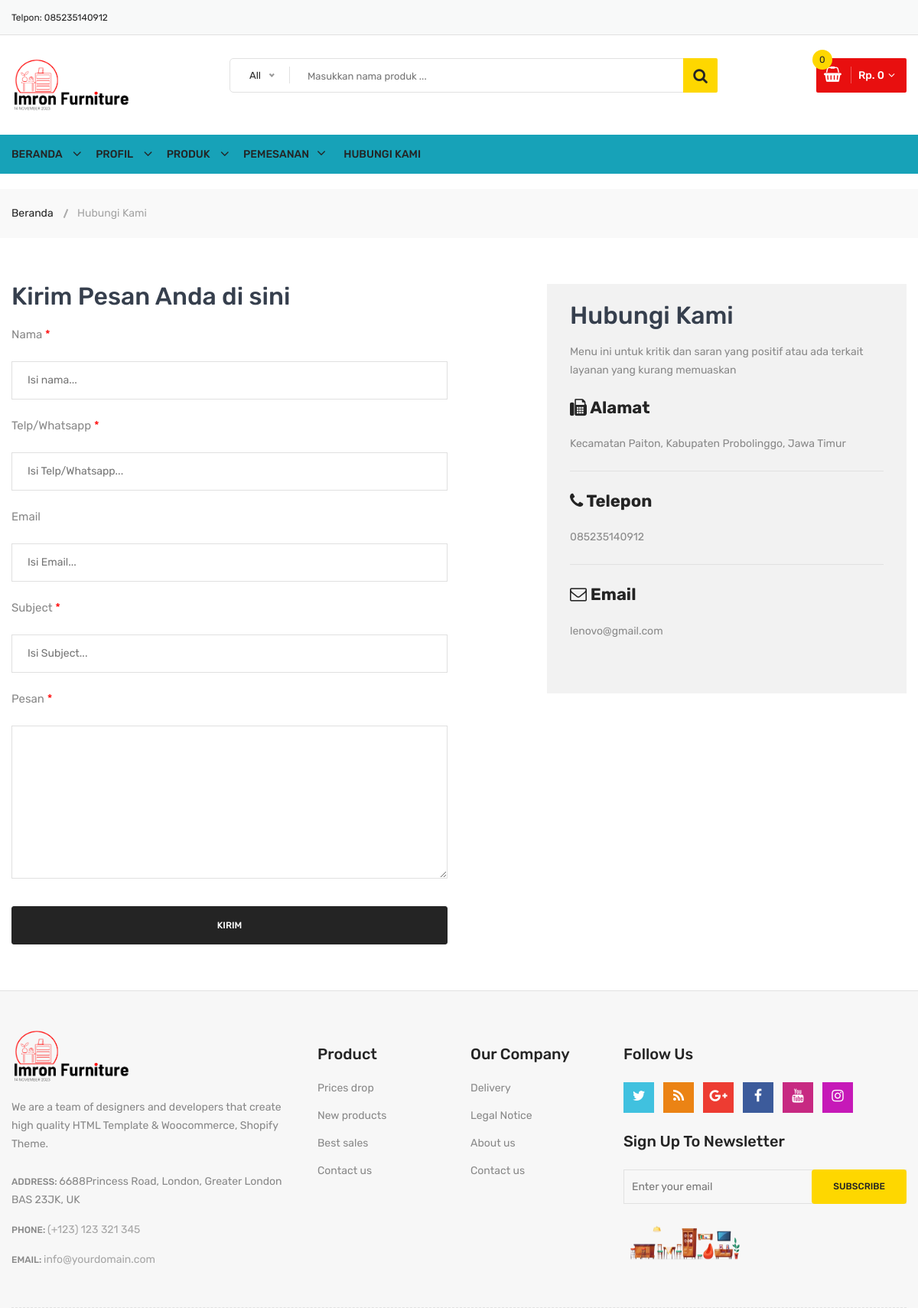
Screenshot of /hubungi-kami with the database file from the repository.
### imron/models.py (models this page shows)
class Statis(models.Model):
    class Meta:
        verbose_name_plural ="Data Statis"
    alamat_kami = models.TextField(max_length=200, blank=False, null=True)
    telpon = models.CharField(max_length=200, blank=False, null=True)
    email = models.EmailField(max_length=200, blank=False, null=True)

### imron/views.py (the view, shortened to what this page needs)
# urls.py: path('hubungi-kami', views.KontakView.as_view(), name='kontak'),
class KontakView(View):
    def get(self, request):
        context = {
            'judul': 'Halaman Hubungi Kami',
        }
        return render(request, 'kontak.html', context)

### imron/models.py (called while the page is built)
    @property
    def setelah_diskon(self):
        if self.diskon == 0 :
            nilai_diskon = self.harga
        else:
            jml = self.diskon / 100
            nilai_diskon = self.harga - (jml * self.harga)
        return nilai_diskon

### imron/views.py (called while the page is built)
def kategoriberanda(request):
    kategori = Kategori.objects.filter(aktif=True).order_by('-id')
    return {'kategori': kategori}

def modalberita(request):
    modalproduk = Produk.objects.order_by('-id')
    return {'modalproduk': modalproduk}

def statisweb(request):
    statis = Statis.objects.get(id=1)
    return {'statis': statis}

### imroncart/keranjang.py (called while the page is built)
    def __len__(self):  # Menghitung quantity
        return sum(item['quantity'] for item in self.cart.values())

    def get_total_price(self):  # Menghitung total Harga
        return sum(Decimal(item['price']) * item['quantity'] for item in self.cart.values())

### imroncart/konteks.py (called while the page is built)
def keranjang(request):
    return {'keranjang': Cart(request)}

### imron/templates/kontak.html (shortened to what this page needs)
{% extends "base.html" %}
{% load static %}
{% block content %}
<div class="breadcrumb-area">
    <div class="container">
        <div class="breadcrumb-content">
            <ul>
                <li><a href="{% url "beranda" %}">Beranda</a></li>
                <li class="active">Hubungi Kami</li>
            </ul>
        </div>
    </div>
</div>
<div class="contact-main-page mt-60 mb-40 mb-md-40 mb-sm-40 mb-xs-40">
    <div class="container">
        <div class="row">
            <div class="col-lg-5 offset-lg-1 col-md-12 order-1 order-lg-2">
                <div class="contact-page-side-content">
                    <h3 class="contact-page-title">Hubungi Kami</h3>
                    <p class="contact-page-message mb-25">
                        Menu ini untuk kritik dan saran yang positif atau ada terkait layanan yang kurang memuaskan
                    </p>
                    <div class="single-contact-block">
                        <h4><i class="fa fa-fax"></i> Alamat</h4>
                        <p>{{statis.alamat_kami}}</p>
                    </div>
                    <div class="single-contact-block">
                        <h4><i class="fa fa-phone"></i> Telepon</h4>
                        <p>{{statis.telpon}}</p>
                    </div>
                    <div class="single-contact-block last-child">
                        <h4><i class="fa fa-envelope-o"></i> Email</h4>
                        <p>{{statis.email}}</p>
                    </div>
                </div>
            </div>
            <div class="col-lg-6 col-md-12 order-2 order-lg-1">
                <div class="contact-form-content pt-sm-55 pt-xs-55">
                    <h3 class="contact-page-title">Kirim Pesan Anda di sini</h3>
                    <div class="contact-form">
                        <form action="{% url 'kontak' %}" method="post">
                            <div class="form-group">
                                <label>Nama <span class="required">*</span></label>
                                <input type="text" name="nama" placeholder="Isi nama..." value="{{data.nama}}">
                            </div>
                            <div class="form-group">
                                <label>Telp/Whatsapp <span class="required">*</span></label>
                                <input type="number" name="whatsapp" placeholder="Isi Telp/Whatsapp..." value="{{data.whatsapp}}">
                            </div>
                            <div class="form-group">
                                <label>Email </label>
                                <input type="email" name="email" placeholder="Isi Email..."value="{{data.email}}">
                            </div>
                            <div class="form-group">
                                <label>Subject <span class="required">*</span></label>
                                <input type="text" name="subject" placeholder="Isi Subject..." value="{{data.subject}}">
                            </div>
                            <div class="form-group mb-30">
                                <label>Pesan <span class="required">*</span></label>
                                <textarea name="pesan">{{data.pesan}}</textarea>
                            </div>
                            <div class="form-group">
                                <input type="submit" class="li-btn-3" value="Kirim">
                            </div>
                        </form>
                    </div>
                </div>
            </div>
        </div>
    </div>
</div>
{% endblock content %}

### templates/header.html (shortened to what this page needs)
{% load static %}
{% load humanize %}
<!doctype html>
<html class="no-js" lang="zxx">
<head>
        <link rel="stylesheet" href="{% static "css/material-design-iconic-font.min.css" %}">
        <link rel="stylesheet" href="{% static "css/font-awesome.min.css" %}">
        <link rel="stylesheet" href="{% static "css/fontawesome-stars.css" %}">
        <link rel="stylesheet" href="{% static "css/meanmenu.css" %}">
        <link rel="stylesheet" href="{% static "css/owl.carousel.min.css" %}">
        <link rel="stylesheet" href="{% static "css/slick.css" %}">
        <link rel="stylesheet" href="{% static "css/animate.css" %}">
        <link rel="stylesheet" href="{% static "css/jquery-ui.min.css" %}">
        <link rel="stylesheet" href="{% static "css/venobox.css" %}">
        <link rel="stylesheet" href="{% static "css/nice-select.css" %}">
        <link rel="stylesheet" href="{% static "css/magnific-popup.css" %}">
        <link rel="stylesheet" href="{% static "css/bootstrap.min.css" %}">
        <link rel="stylesheet" href="{% static "css/helper.css" %}">
        <link rel="stylesheet" href="{% static "style.css" %}">
        <link rel="stylesheet" href="{% static "css/responsive.css" %}">
    </head>
    <body>
        <div class="body-wrapper">
            <header>
                <div class="header-top">
                    <div class="container">
                        <div class="row">
                            <div class="col-lg-3 col-md-4">
                                <div class="header-top-left">
                                    <ul class="phone-wrap">
                                        <li><span>Telpon:</span><a href="#"> {{statis.telpon}}</a></li>
                                    </ul>
                                </div>
                            </div>
                        </div>
                    </div>
                </div>
                <div class="header-middle pl-sm-0 pr-sm-0 pl-xs-0 pr-xs-0">
                    <div class="container">
                        <div class="row">
                            <div class="col-lg-3">
                                <div class="logo pb-sm-30 pb-xs-30">
                                    <a href="index.html">
                                        <img src="{% static "images/menu/logo/3.png" %}" alt="" width="160" height="70">
                                    </a>
                                </div>
                            </div>
                            <div class="col-lg-9 pl-0 ml-sm-15 ml-xs-15">
                                <form action="{% url "cari" %}" class="hm-searchbox" method="GET">
                                    <input type="text" name="kata" placeholder="Masukkan nama produk ...">
                                    <button class="li-btn" type="submit"><i class="fa fa-search"></i></button>
                                </form>
                                <div class="header-middle-right">
                                    <ul class="hm-menu">
                                        <li class="hm-minicart">
                                            <div class="hm-minicart-trigger">
                                                {% with totail_items=keranjang|length %}
                                                    {% if keranjang|length > 0 %}
                                                    <span class="item-icon"></span>
                                                    <span class="item-text">Rp. {{keranjang.get_total_price|intcomma}}
                                                    <span class="cart-item-count"> {{totail_items}}</span>
                                                    {% else %}
                                                    <span class="item-text">Rp. 0
                                                        <span class="cart-item-count"> 0 </span>
                                                    </span>
                                                    {% endif %}
                                                {% endwith %}
                                            </div>
                                        </li>
                                    </ul>
                                </div>
                            </div>
                        </div>
                    </div>
                </div>

### static/css/responsive.css (style rules this page uses)
@media (min-width: 1200px) and (max-width: 1500px) { .container { max-width: 1170px; padding-left: 0; padding-right: 0; } }

### rows the page displays
Statis: telpon "085235140912", alamat_kami "Kecamatan Paiton, Kabupaten Probolinggo, Jawa Timur", email "lenovo@gmail.com"
